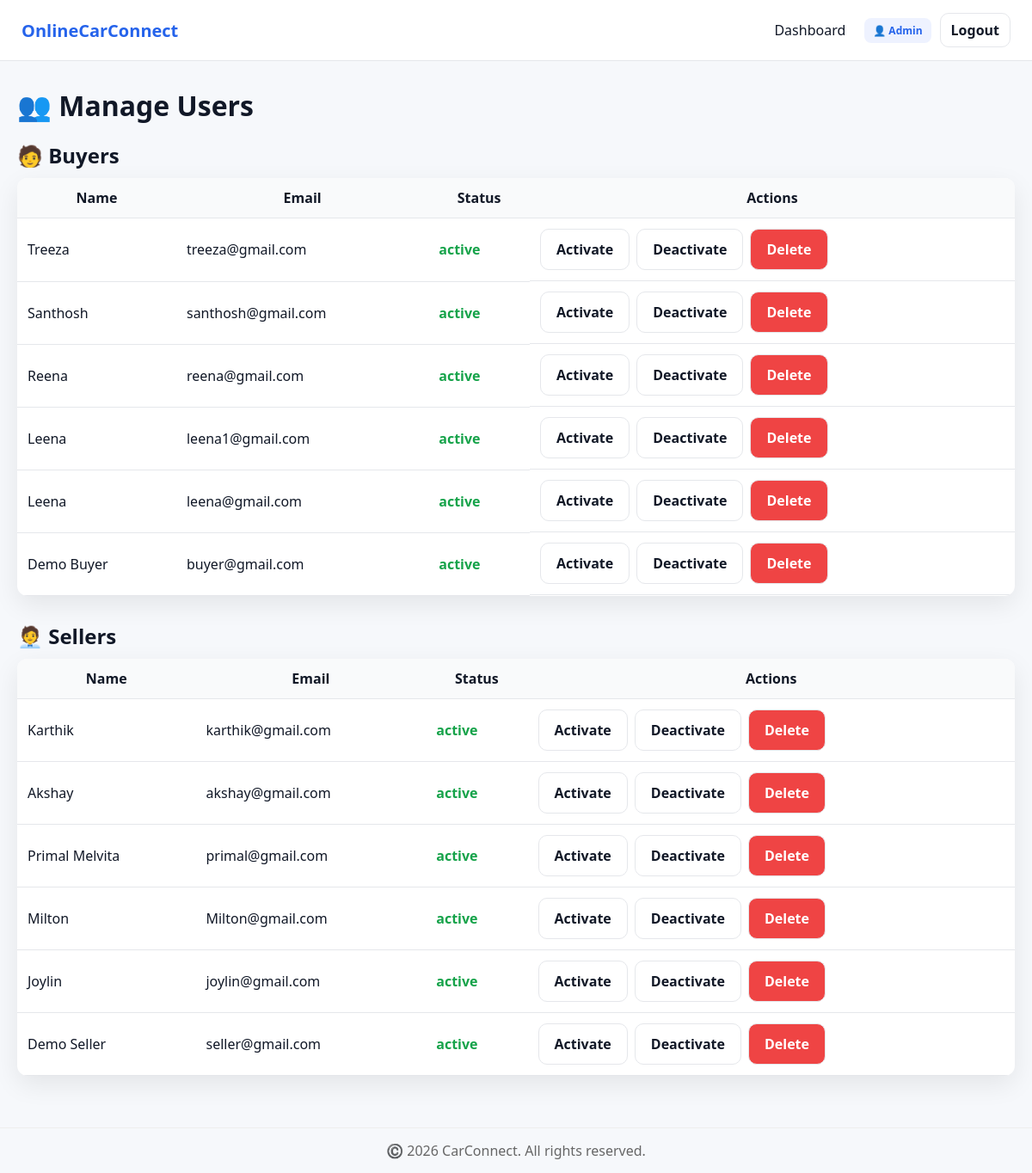
The app's page /admin/manage_users.php (signed in) with its own data.
### tables this page shows
CREATE TABLE `buyers` (
  `id` int(11) NOT NULL,
  `name` varchar(100) NOT NULL,
  `email` varchar(150) NOT NULL,
  `password` varchar(255) NOT NULL,
  `phone` varchar(20) DEFAULT NULL,
  `address` text DEFAULT NULL,
  `status` enum('active','inactive') DEFAULT 'active',
  `created_at` timestamp NOT NULL DEFAULT current_timestamp()
);

CREATE TABLE `sellers` (
  `id` int(11) NOT NULL,
  `name` varchar(100) NOT NULL,
  `email` varchar(150) NOT NULL,
  `password` varchar(255) NOT NULL,
  `phone` varchar(20) DEFAULT NULL,
  `address` text DEFAULT NULL,
  `status` enum('active','inactive') DEFAULT 'active',
  `created_at` timestamp NOT NULL DEFAULT current_timestamp()
);

### includes/functions.php (called while the page is built, shortened)
<?php
function e($str){
    return htmlspecialchars((string)$str, ENT_QUOTES, 'UTF-8');
}
?>

### admin/manage_users.php (the view, shortened to what this page needs)
<?php
require_once __DIR__ . "/../includes/db_connect.php";
require_once __DIR__ . "/../includes/functions.php";
require_once __DIR__ . "/../includes/header.php";
?>
<h1>👥 Manage Users</h1>
<h2 style="margin-top:20px">🧑 Buyers</h2>
<table class="table">
<tr>
<th>Name</th>
<th>Email</th>
<th>Status</th>
<th>Actions</th>
</tr>
<?php
$buyers = mysqli_query($conn,"
SELECT id,name,email,status
FROM buyers
ORDER BY created_at DESC
");
if(mysqli_num_rows($buyers)>0){
while($u = mysqli_fetch_assoc($buyers)){
$status = e($u['status']);
$color = ($status === "active") ? "#16a34a" : "#ef4444";
echo "<tr>
<td>".e($u['name'])."</td>
<td>".e($u['email'])."</td>
<td>
<span style='color:$color;font-weight:700'>
$status
</span>
</td>
<td style='display:flex;gap:8px'>
<a class='btn'
href='?action=activate&id=".$u['id']."&type=buyer'>
Activate
</a>
<a class='btn'
href='?action=deactivate&id=".$u['id']."&type=buyer'>
Deactivate
</a>
<a class='btn'
style='background:#ef4444;color:#fff'
onclick=\"return confirm('Delete this user?')\"
href='?action=delete&id=".$u['id']."&type=buyer'>
Delete
</a>
</td>
</tr>";
}
}else{
echo "<tr><td colspan='4'>No buyers found</td></tr>";
}
?>
</table>
<h2 style="margin-top:30px">🧑‍💼 Sellers</h2>
<table class="table">
<tr>
<th>Name</th>
<th>Email</th>
<th>Status</th>
<th>Actions</th>
</tr>
<?php
$sellers = mysqli_query($conn,"
SELECT id,name,email,status
FROM sellers
ORDER BY created_at DESC
");
if(mysqli_num_rows($sellers)>0){
while($u = mysqli_fetch_assoc($sellers)){
$status = e($u['status']);
$color = ($status === "active") ? "#16a34a" : "#ef4444";
echo "<tr>
<td>".e($u['name'])."</td>
<td>".e($u['email'])."</td>
<td>
<span style='color:$color;font-weight:700'>
$status
</span>
</td>
<td style='display:flex;gap:8px'>
<a class='btn'
href='?action=activate&id=".$u['id']."&type=seller'>
Activate
</a>
<a class='btn'
href='?action=deactivate&id=".$u['id']."&type=seller'>
Deactivate
</a>
<a class='btn'
style='background:#ef4444;color:#fff'
onclick=\"return confirm('Delete this seller?')\"
href='?action=delete&id=".$u['id']."&type=seller'>
Delete
</a>
</td>
</tr>";
}
}else{
echo "<tr><td colspan='4'>No sellers found</td></tr>";
}
?>
</table>
<?php require_once __DIR__ . "/../includes/footer.php"; ?>

### assets/css/style.css (style rules this page uses)
* { margin:0; padding:0; box-sizing:border-box; scroll-behavior:smooth; }
body { font-family:system-ui,-apple-system,Segoe UI,Roboto; background:var(--bg); color:var(--text); }
a { text-decoration:none;color:inherit }
.btn { position:relative; padding:12px 18px; border-radius:10px; border:1px solid var(--border); background:#fff; cursor:pointer; font-weight:700; transition:0.3s; overflow:hidden; }
.btn::after { content:""; position:absolute; width:0%; height:100%; top:0; left:0; background:rgba(255,255,255,0.2); transition:0.4s; }
.table { width:100%; border-collapse:collapse; border-radius:12px; overflow:hidden; background:#fff; box-shadow:var(--shadow); }
.table th,.table td { padding:12px; border-bottom:1px solid var(--border); }
.table th { background:#f9fafb; }
.table td { vertical-align: middle; }
h1, h2 { margin-bottom: 10px; }

### records on screen
buyers: name "Treeza", email "treeza@gmail.com", status "active"
buyers: name "Santhosh", email "santhosh@gmail.com", status "active"
buyers: name "Reena", email "reena@gmail.com", status "active"
buyers: name "Leena", email "leena1@gmail.com", status "active"
buyers: name "Leena", email "leena@gmail.com", status "active"
buyers: name "Demo Buyer", email "buyer@gmail.com", status "active"
sellers: name "Karthik", email "karthik@gmail.com", status "active"
sellers: name "Akshay", email "akshay@gmail.com", status "active"
sellers: name "Primal Melvita", email "primal@gmail.com", status "active"
sellers: name "Milton", email "Milton@gmail.com", status "active"
sellers: name "Joylin", email "joylin@gmail.com", status "active"
sellers: name "Demo Seller", email "seller@gmail.com", status "active"
